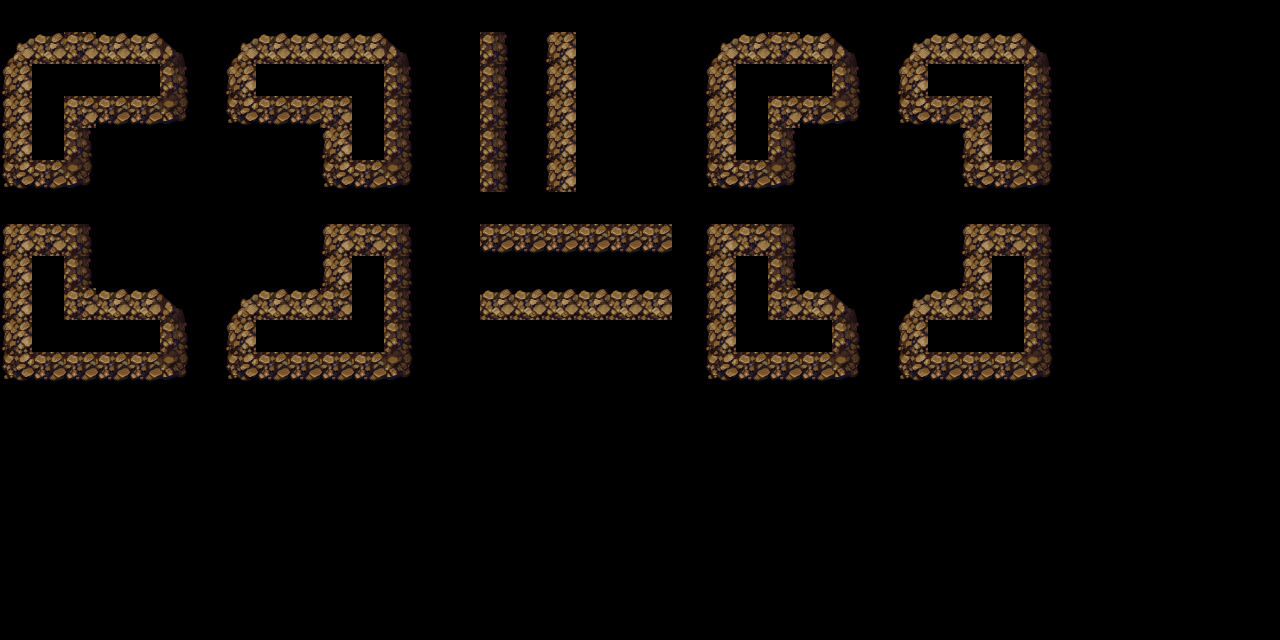

Below is a game level as drawn by its tile map, then a one-line description and the .tmx that defines it (tile-layer data replaced by summaries):
An orthogonal 40x20 tile map with 32x32 px tiles, 1 tile layer (タイル・レイヤー1).

<map version="1.0" orientation="orthogonal" width="40" height="20" tilewidth="32" tileheight="32">
 <tileset firstgid="1" name="tile_e" tilewidth="32" tileheight="32">
  <image source="tile_e.png" width="512" height="512" />
 </tileset>
 <layer name="タイル・レイヤー1" width="40" height="20">
  <data>[800 cells, 168 non-empty, 10 distinct tile ids]</data>
 </layer>
</map>
